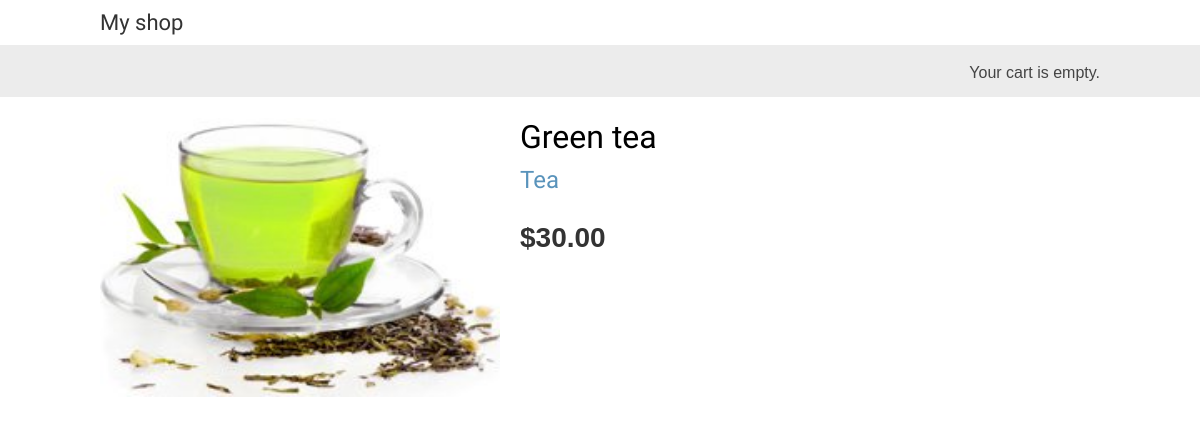
Page /1/green-tea/ on the committed database.
### shop/models.py (models this page shows, shortened)
class Product(models.Model):
	category = models.ForeignKey(Category, related_name='products')
	name = models.CharField(max_length=200, db_index=True)
	slug = models.SlugField(max_length=200, db_index=True)
	image = models.ImageField(upload_to='products/%Y/%m/%d', blank=True)
	description = models.TextField(blank=True)
	price = models.DecimalField(max_digits=10, decimal_places=2)
	stock = models.PositiveIntegerField()
	available = models.BooleanField(default=True)
	created = models.DateTimeField(auto_now_add=True)
	updated = models.DateTimeField(auto_now=True)
	class Meta:
		ordering = ('name',)
		index_together = (('id', 'slug'),)

class Category(models.Model):
	name = models.CharField(max_length=200, db_index=True)
	slug = models.SlugField(max_length=200, db_index=True, unique=True)
	class Meta:
		ordering = ('name',)
		verbose_name = 'category'
		verbose_name_plural = 'categories'
	def get_absolute_url(self):
		return reverse('shop:product_list_by_category', args=[self.slug])
	def __str__(self):
		return self.name

### shop/views.py (the view)
def product_detail(request, id, slug):
	product = get_object_or_404(Product, id=id, slug=slug, available=True)
	return render(request, 'shop/product/detail.html', {'product': product})

### shop/templates/shop/product/detail.html (shortened to what this page needs)
{% extends "shop/base.html" %}
{% load static %}
{% block content %}
	<div class="product-detail">
		<img src="{% if product.image %}{{ product.image.url }}{% else %}{% static "img/no_image.png" %}{% endif %}">
		<h1>{{ product.name }}</h1>
		<h2><a href="{{ product.category.get_absolute_url }}">{{ product.category }}</a></h2>
		<p class="price">${{ product.price }}</p>
	</div>
{% endblock %}

### shop/static/css/base.css (style rules this page uses)
body { margin:0; padding:0; font-family:helvetica, sans-serif; }
h1, h2, h3, h4, h5 , h6 { font-family: 'Ubuntu', sans-serif; font-weight:normal; }
a { text-decoration:none; color:#5993bb; }
.product-detail { text-align:justify; }
.product-detail .price { color:#333; font-size:28px; font-weight:bold; }
.product-detail img { width:40%; float:left; padding:0 20px 20px 0; }
.product-detail h1 { margin-bottom:0; }
.product-detail h2 { margin-top:10px; }

### rows in the picture
Product: image (picture), name "Green tea", category "Tea", price "30.00"
